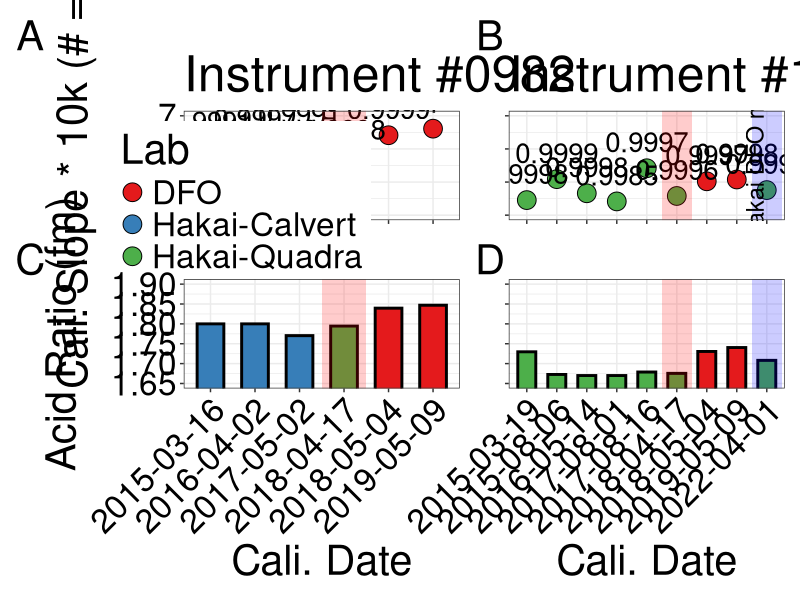

This figure's R source:
## ---- chunk 1
#Load packages
library(tidyverse)
library(readxl)
library(here)
library(broom)
library(patchwork)
## ---- chunk 2
#Upload calibration sheet
cali <- read_xlsx(here("files", "cali_summary_2022-04-06.xlsx"))

## ---- chunk 3
#Reducing number of decimal places for plotting of r2
cali <- cali %>% 
  mutate_at(vars(r2), funs(round(., 4)))
## ---- chunk 4
p1 <- cali %>% 
  filter(Fluorometer == 720000982) %>% 
  ggplot(aes(factor(Date), slope*10000, fill = Lab)) +
  geom_point(size = 6, pch = 21, color = "black") +
  geom_text(aes(label = r2), vjust = - 0.8, size = 7) +
  theme_bw() +
  coord_cartesian(ylim = c(4, 7)) +
  annotate("text", x = 3.6, y = 4.7,
           label = "Pre-DFO Test calibration", size = 6, angle = 90) +
  annotate("rect", xmin = 3.5, xmax = 4.5, ymin = 3, ymax = 8, 
           alpha = 0.2, fill = "red") +
  labs(title = "Instrument #0982",
       y = bquote("Cali. Slope * 10k (# =" ~ r^2*")"),
         "Calibration Slope (# = R2)",
       x = "Cali. Date") +
  scale_fill_brewer(palette = "Set1") +
  theme(legend.position = c(0.21, 0.18),
        axis.title.x = element_blank(),
        axis.text.x = element_blank(),
        # axis.title.y = element_blank(),
        # axis.text.y = element_blank(),
        text = element_text(size = 30),
        axis.text = element_text(colour = "black")) 

p2 <- cali %>% 
  filter(Fluorometer == 720001154) %>% 
  ggplot(aes(factor(Date), slope*10000, fill = Lab)) +
  geom_point(size = 6, pch = 21, color = "black") +
  geom_text(aes(label = r2), vjust = - 0.8, size = 7) +
  scale_fill_manual(breaks = c("Hakai-Quadra", "DFO"),
                    values = c("#4DAF4A", "#E41A1C")) +
  theme_bw() +
  coord_cartesian(ylim = c(4, 7)) +
  annotate("rect", xmin = 5.5, xmax = 6.5, ymin = 3, ymax = 8, 
           alpha = 0.2, fill = "red") +
  annotate("rect", xmin = 8.5, xmax = 9.5, ymin = 3, ymax = 8, 
           alpha = 0.2, fill = "blue") +
  annotate("text", x = 8.6, y = 6.4,
           label = "Hakai DFO methods", size = 6, angle = 90) +
  labs(title = "Instrument #1154",
       y = bquote("Calibration Slope (# =" ~ r^2*")"),
         "Calibration Slope (# = R2)",
       x = "Cali. Date") +
  # scale_fill_brewer(palette = "Set1") +
  theme(legend.position = "none",
        axis.title.x = element_blank(),
        axis.text.x = element_blank(),
        axis.title.y = element_blank(),
        axis.text.y = element_blank(),
        text = element_text(size = 30),
        axis.text = element_text(colour = "black")) 

p3 <- cali %>% 
  filter(Fluorometer == 720000982) %>%
  ggplot(aes(factor(Date), fm, fill = Lab)) +
  geom_bar(stat = "identity", color = "Black", size = 1,
           width = 0.6) + 
  theme_bw() +
  coord_cartesian(ylim = c(1.65, 1.90)) +
  annotate("rect", xmin = 3.5, xmax = 4.5, ymin = 1, ymax = 2, 
           alpha = 0.2, fill = "red") +
  labs(y = "Acid Ratio (fm)",
       x = "Cali. Date") +
  scale_fill_brewer(palette = "Set1") +
  theme(legend.position = "none",
        text = element_text(size = 30),
        axis.text.x = element_text(angle = 45, hjust = 1),
        # axis.title.y = element_blank(),
        # axis.text.y = element_blank(),
        axis.text = element_text(colour = "black")) 

p4 <- cali %>% 
  filter(Fluorometer == 720001154) %>%
  ggplot(aes(factor(Date), fm, fill = Lab)) +
  geom_bar(stat = "identity", color = "Black", size = 1,
           width = 0.6) + 
  theme_bw() +
  coord_cartesian(ylim = c(1.65, 1.90)) +
  annotate("rect", xmin = 8.5, xmax = 9.5, ymin = 1, ymax = 2, 
           alpha = 0.2, fill = "blue") +
  annotate("rect", xmin = 5.5, xmax = 6.5, ymin = 1, ymax = 2, 
           alpha = 0.2, fill = "red") +
  labs(y = "Acid Ratio (fm)",
       x = "Cali. Date") +
  scale_fill_manual(breaks = c("Hakai-Quadra", "DFO"),
                    values = c("#4DAF4A", "#E41A1C")) +
  theme(legend.position = "none",
        text = element_text(size = 30),
        axis.text.x = element_text(angle = 45, hjust = 1),
        axis.title.y = element_blank(),
        axis.text.y = element_blank(),
        axis.text = element_text(colour = "black"))
  
fig <- p1 + p2 + p3 + p4 + 
  plot_annotation(tag_levels = "A") & 
  theme(plot.tag = element_text(size = 30))

ggsave(here("figures", "slope_fm_compare_summary3.png"), 
       fig, width = 16, height = 15, dpi = 300)
